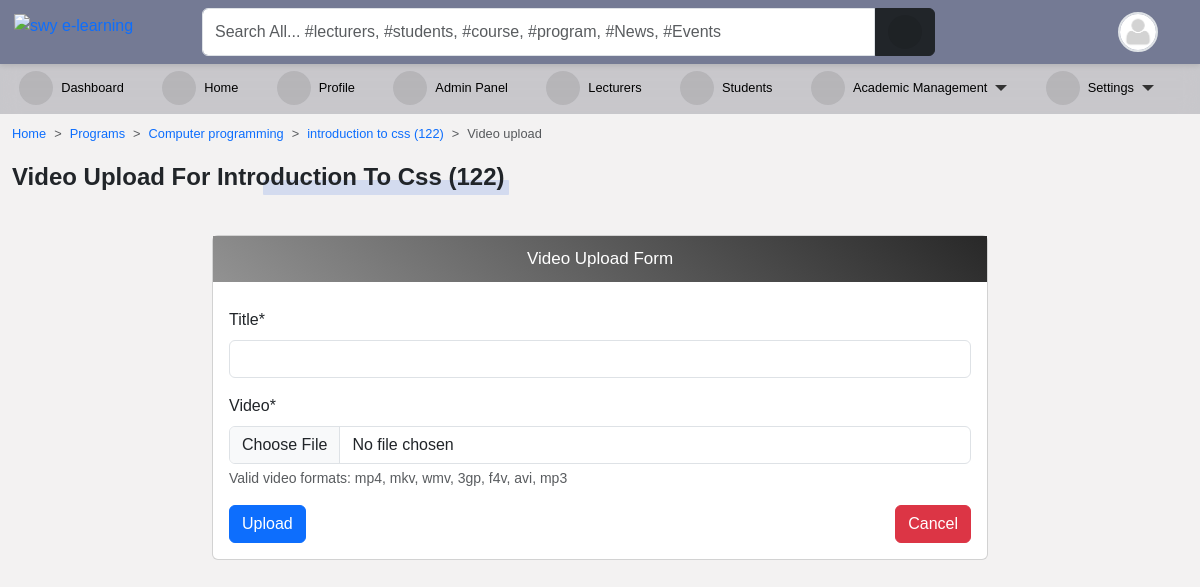
The app's page /programs/course/introduction-to-css/video_tutorials/upload/ (signed in) with its own data.
### accounts/models.py (models this page shows, shortened)
class User(AbstractUser):
    is_student = models.BooleanField(default=False)
    is_lecturer = models.BooleanField(default=False)
    gender = models.CharField(max_length=1, choices=GENDERS, blank=True, null=True)
    phone = models.CharField(max_length=60, blank=True, null=True)
    address = models.CharField(max_length=60, blank=True, null=True)
    picture = models.ImageField(
        upload_to="profile_pictures/%y/%m/%d/", default="default.png", null=True
    )
    email = models.EmailField(blank=True, null=True)
    username_validator = ASCIIUsernameValidator()
    objects = CustomUserManager()
    class Meta:
        ordering = ("-date_joined",)
    @property
    def get_user_role(self):
        if self.is_superuser:
            role = "Admin"
        elif self.is_student:
            role = "Student"
        elif self.is_lecturer:
            role = "Lecturer"
        return role

### course/models.py (models this page shows, shortened)
class Course(models.Model):
    slug = models.SlugField(blank=True, unique=True)
    title = models.CharField(max_length=200, null=True)
    code = models.CharField(max_length=200, unique=True, null=True)
    credit = models.IntegerField(null=True, default=0)
    summary = models.TextField(max_length=200, blank=True, null=True)
    program = models.ForeignKey(Program, on_delete=models.CASCADE)
    level = models.CharField(max_length=25, choices=LEVEL, null=True)
    year = models.IntegerField(choices=YEARS, default=0)
    semester = models.CharField(choices=SEMESTER, max_length=200)
    is_elective = models.BooleanField(default=False, blank=True, null=True)
    objects = CourseManager()
    def __str__(self):
        return "{0} ({1})".format(self.title, self.code)

class Program(models.Model):
    title = models.CharField(max_length=150, unique=True)
    summary = models.TextField(null=True, blank=True)
    objects = ProgramManager()
    def __str__(self):
        return self.title

### accounts/decorators.py (the view)
    def wrapper(request, *args, **kwargs):
        if test_func(request.user):
            return function(request, *args, **kwargs) if function else None
        else:
            return redirect(redirect_to)

### course/forms.py
class UploadFormVideo(forms.ModelForm):
    class Meta:
        model = UploadVideo
        fields = (
            "title",
            "video",
        )
    def __init__(self, *args, **kwargs):
        super().__init__(*args, **kwargs)
        self.fields["title"].widget.attrs.update({"class": "form-control"})
        self.fields["video"].widget.attrs.update({"class": "form-control"})

### course/views.py (called while the page is built)
@login_required
@lecturer_required
def handle_video_upload(request, slug):
    course = Course.objects.get(slug=slug)
    if request.method == "POST":
        form = UploadFormVideo(request.POST, request.FILES)
        if form.is_valid():
            obj = form.save(commit=False)
            obj.course = course
            obj.save()
            messages.success(
                request, (request.POST.get("title") + " has been uploaded.")
            )
            return redirect("course_detail", slug=slug)
    else:
        form = UploadFormVideo()
    return render(
        request,
        "upload/upload_video_form.html",
        {"title": "Video Upload", "form": form, "course": course},
    )

### templates/upload/upload_video_form.html (shortened to what this page needs)
{% extends 'base.html' %}
{% load crispy_forms_tags %}
{% block content %}
<nav style="--bs-breadcrumb-divider: '>';" aria-label="breadcrumb">
    <ol class="breadcrumb">
        <li class="breadcrumb-item"><a href="/">Home</a></li>
        <li class="breadcrumb-item"><a href="{% url 'programs' %}">Programs</a></li>
        <li class="breadcrumb-item"><a href="{% url 'program_detail' course.program.id %}">{{ course.program }}</a></li>
        <li class="breadcrumb-item"><a href="{% url 'course_detail' course.slug %}">{{ course }}</a></li>
        <li class="breadcrumb-item active" aria-current="page">Video upload</li>
    </ol>
</nav>
<p class="title-1">Video upload for {{ course|truncatechars:25 }}</p>
<div class="title-line"></div><br>
<div class="row">
<div class="col-md-8 mx-auto">
    <div class="card">
    <p class="form-title">Video Upload Form</p>
    <div class="card-body">
        <form action="" method="POST" enctype="multipart/form-data">{% csrf_token %}
            {{ form|crispy }}
            <div class="form-group">
                <button class="btn btn-primary" type="submit">Upload</button>
                <a class="btn btn-danger" href="{% url 'course_detail' course.slug %}" style="float: right;">Cancel</a>
            </div>
        </form>
    </div>
</div>
</div>
{% endblock content %}

### templates/navbar.html (shortened to what this page needs)
{% load static %}
<div id="top-navbar" class="py-2 top-navbar">
	<div class="container">
		<a href="/" class="head-logo">
			<img src="{% static 'img/swy e-learning.jpg' %}" width="40px" alt="swy e-learning">
		</a>
		<div class="nav-wrapper">
			<form class="form-header" action="{% url 'query' %}" method="GET">
				<input id="primary-search" class="form-control rounded-end-0" type="text" name="q" value="{{ request.GET.q }}"
					placeholder="Search All... #lecturers, #students, #course, #program, #News, #Events" required />
				<button class="btn btn-dark rounded-start-0" type="submit">
					<i class="fas fa-search"></i>
				</button>
			</form>
			<div class="dropdown index">
				<div class="avatar border border-2" type="button" data-bs-toggle="dropdown" aria-expanded="false">
					<img src="{{ request.user.picture.url }}">
				</div>
			</div>
		</div>
	</div>
</div>

### static/scss/style1.css (style rules this page uses)
*, body { font-family: "Rubik", sans-serif; }
body { background-color: #f3f2f2; }
#top-navbar { position: fixed; top: 0; right: 0; -webkit-margin-start: -10px; z-index: 90; padding: 0; background: #747a94; box-shadow: 0px 2px 5px 0px rgba(0, 0, 0, 0.1); transition: 0.3s; margin: 0; }
#top-navbar .container { display: flex; background-color: transparent; position: relative; }
#top-navbar .nav-wrapper { display: flex; flex-wrap: wrap; justify-content: space-between; align-items: center; width: 100%; margin-left: 10rem; background-color: transparent; }
#top-navbar .nav-wrapper .form-header { display: flex; flex: 0.8; }
#top-navbar .nav-wrapper .form-header button { flex: 0.1; }
#top-navbar { left: 0; }
.avatar { width: 40px; height: 40px; border-radius: 50%; overflow: hidden; }
.avatar img { width: 100%; height: 100%; -o-object-fit: cover; object-fit: cover; }
a { color: var(--bs-primary); text-decoration: none; }
.title-1 { position: relative; display: inline-flex; align-items: center; font-family: inherit; text-transform: capitalize; font-weight: 700; font-size: 24px; border-radius: 0.2em; }
.title-1::before { content: ""; position: absolute; bottom: 0; right: -5px; width: 50%; height: 15px; z-index: -1; border-radius: 1px; background-color: rgba(83, 126, 226, 0.2); animation: lineAnim 1s ease-in forwards; }
.form-title { display: flex; align-items: center; justify-content: center; font-weight: 400; font-size: 17px; padding: 10px; background: linear-gradient(40deg, #929292, #282828); color: #ffffff; text-align: center; margin-bottom: 10px; }
.fas, .fa { font-size: 16px; display: inline-flex; align-items: center; justify-content: center; width: 34px; height: 34px; background-color: rgba(0, 0, 0, 0.093); border-radius: 50%; }

### templates/aside.html (style rules this page uses)
li { font-size: .8rem; }

### templates/navbar.html (style rules this page uses)
.head-logo { position: absolute; left: -1rem; top: 0.3rem; }

### records on screen
User: user.picture (placeholder picture)
Course: program "Computer programming", title+code "introduction to css (122)", title+code "Introduction To Css (122)"
